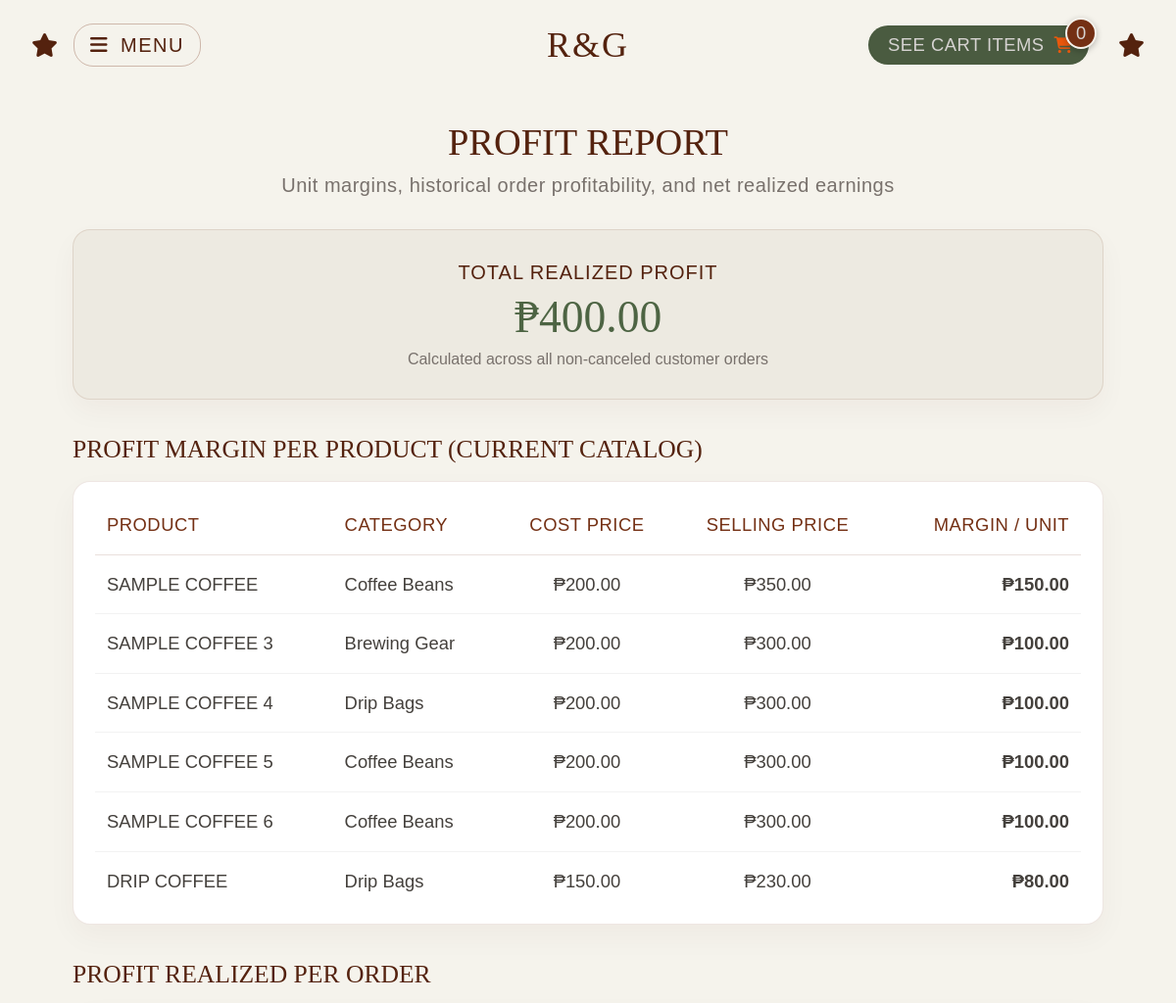
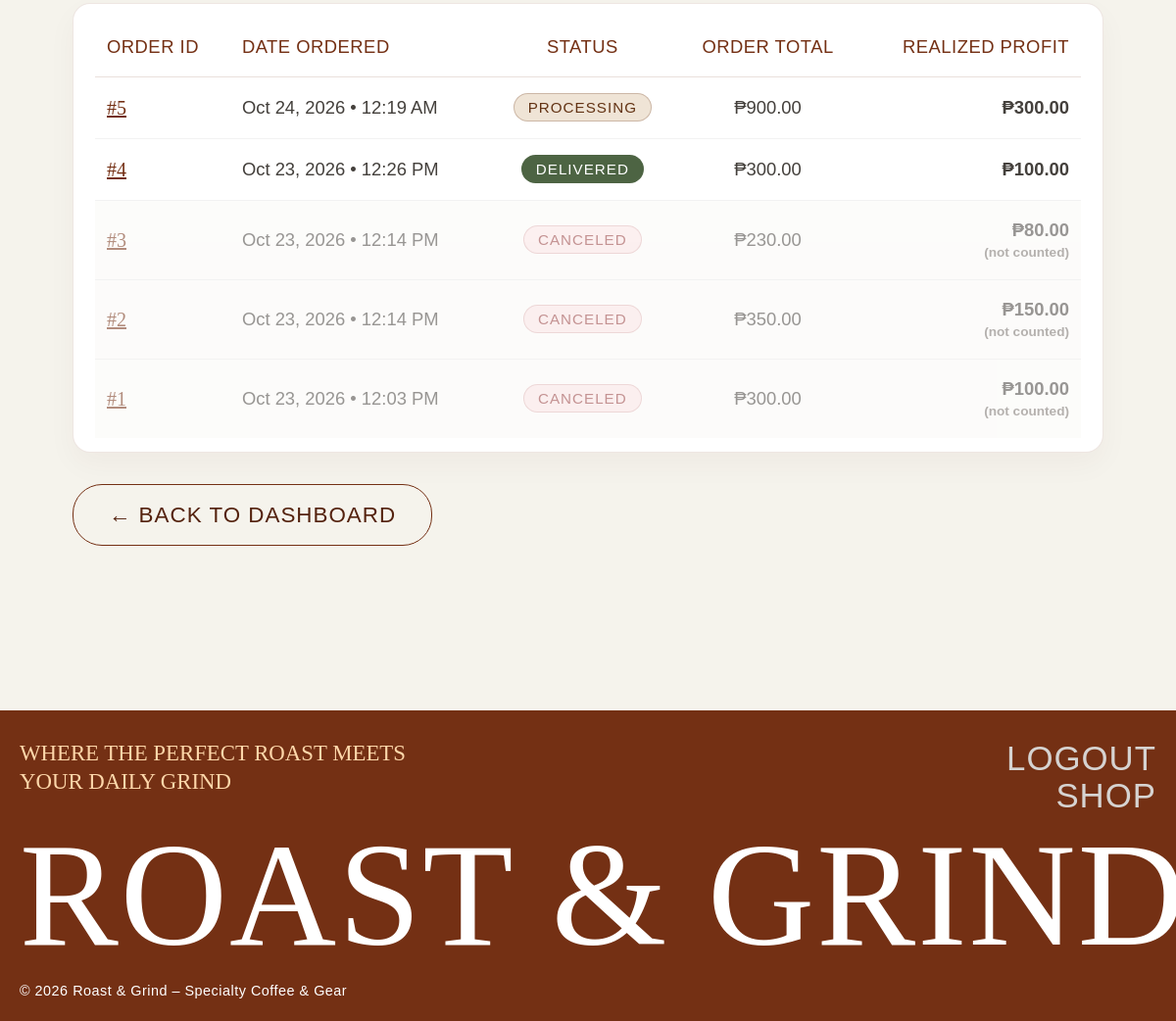
Screenshot of /admin/profit.php (signed in) with the database file from the repository (2 pictures, top to bottom).
### tables this page shows
CREATE TABLE `item` (
  `item_id` int(11) NOT NULL,
  `item_name` varchar(150) NOT NULL,
  `description` text NOT NULL,
  `origin` varchar(100) NOT NULL DEFAULT 'N/A',
  `category` varchar(50) NOT NULL,
  `cost_price` decimal(10,2) NOT NULL,
  `sell_price` decimal(10,2) NOT NULL,
  `img_path` varchar(255) NOT NULL DEFAULT 'default_coffee.jpg'
);

CREATE TABLE `order_items` (
  `order_item_id` int(11) NOT NULL,
  `order_id` int(11) NOT NULL,
  `item_id` int(11) DEFAULT NULL,
  `item_name` varchar(150) NOT NULL,
  `unit_price` decimal(10,2) NOT NULL,
  `unit_cost` decimal(10,2) NOT NULL,
  `quantity` int(11) NOT NULL
);

CREATE TABLE `orders` (
  `order_id` int(11) NOT NULL,
  `user_id` int(11) NOT NULL,
  `order_date` timestamp NOT NULL DEFAULT current_timestamp(),
  `payment_method` varchar(30) NOT NULL,
  `status` enum('Pending','Processing','Shipped','Delivered','Canceled') NOT NULL DEFAULT 'Pending'
);

### admin/profit.php (the view, shortened to what this page needs)
<?php
require_once "../includes/admin_check.php";
require_once "../includes/config.php";
function peso($n)
{
    return ($n < 0 ? '-' : '') . '₱' . number_format(abs($n), 2);
}
$result   = mysqli_query($conn, "SELECT item_name, category, cost_price, sell_price FROM item");
$products = [];
while ($p = mysqli_fetch_assoc($result)) {
    $p['profit'] = $p['sell_price'] - $p['cost_price'];
    $products[]  = $p;
}
usort($products, function ($a, $b) {
    return [$b['profit'], $a['item_name']] <=> [$a['profit'], $b['item_name']];
});
$result = mysqli_query($conn,
    "SELECT o.order_id, o.order_date, o.status,
            oi.unit_price, oi.unit_cost, oi.quantity
     FROM orders o
     LEFT JOIN order_items oi ON oi.order_id = o.order_id
     ORDER BY o.order_date DESC, o.order_id DESC, oi.order_item_id ASC");
$by_order = [];
while ($r = mysqli_fetch_assoc($result)) {
    $id = $r['order_id'];
    if (!isset($by_order[$id])) {
        $by_order[$id] = [
            'order_id'     => $id,
            'order_date'   => $r['order_date'],
            'status'       => $r['status'],
            'total'        => 0,
            'profit'       => 0
        ];
    }
    if ($r['quantity'] !== null) {
        $by_order[$id]['total'] += $r['unit_price'] * $r['quantity'];
        $by_order[$id]['profit']       += ($r['unit_price'] - $r['unit_cost']) * $r['quantity'];
    }
}
$rows = array_values($by_order);
$total_profit = 0;
foreach ($rows as $o) {
    if ($o['status'] !== 'Canceled') {
        $total_profit += (float) $o['profit'];
    }
}
require_once "../includes/header.php";
?>
<div class="profit-wrapper">
    <h1 class="profit-title">Profit Report</h1>
    <p class="profit-subtitle">Unit margins, historical order profitability, and net realized earnings</p>
    <div class="profit-kpi-card">
        <div class="profit-kpi-label">Total Realized Profit</div>
        <div class="profit-kpi-val <?= $total_profit < 0 ? 'negative' : ''; ?>">
            <?= peso($total_profit); ?>
        </div>
        <div class="profit-kpi-note">Calculated across all non-canceled customer orders</div>
    </div>
    <h3 class="profit-section-header">Profit Margin per Product (Current Catalog)</h3>
    <div class="profit-table-box">
        <table class="profit-table">
            <thead>
                <tr>
                    <th class="text-start">Product</th>
                    <th class="text-start">Category</th>
                    <th class="text-center">Cost Price</th>
                    <th class="text-center">Selling Price</th>
                    <th class="text-end">Margin / Unit</th>
                </tr>
            </thead>
            <tbody>
                <?php foreach ($products as $p): ?>
                    <tr>
                        <td class="profit-item-title"><?= htmlspecialchars($p['item_name']); ?></td>
                        <td><?= htmlspecialchars($p['category']); ?></td>
                        <td class="text-center"><?= peso($p['cost_price']); ?></td>
                        <td class="text-center"><?= peso($p['sell_price']); ?></td>
                        <td class="text-end <?= $p['profit'] < 0 ? 'profit-val-negative' : 'profit-val-positive'; ?>">
                            <?= peso($p['profit']); ?>
                        </td>
                    </tr>
                <?php endforeach; ?>
            </tbody>
        </table>
    </div>
    <h3 class="profit-section-header">Profit Realized per Order</h3>
    <div class="profit-table-box">
        <table class="profit-table">
            <thead>
                <tr>
                    <th class="text-start">Order ID</th>
                    <th class="text-start">Date Ordered</th>
                    <th class="text-center">Status</th>
                    <th class="text-center">Order Total</th>
                    <th class="text-end">Realized Profit</th>
                </tr>
            </thead>
            <tbody>
                <?php foreach ($rows as $o):
                    $canceled = ($o['status'] === 'Canceled');
                ?>
                    <tr class="<?= $canceled ? 'row-canceled' : ''; ?>">
                        <td>
                            <a href="order_view.php?id=<?= $o['order_id']; ?>" class="profit-order-link">
                                #<?= $o['order_id']; ?>
                            </a>
                        </td>
                        <td><?= date('M j, Y • g:i A', strtotime($o['order_date'])); ?></td>
                        <td class="text-center">
                            <?= statusBadge($o['status']); ?>
                        </td>
                        <td class="text-center"><?= peso($o['total']); ?></td>
                        <td class="text-end <?= (!$canceled && $o['profit'] < 0) ? 'profit-val-negative' : 'profit-val-positive'; ?>">
                            <?= peso($o['profit']); ?>
                            <?php if ($canceled): ?>
                                <small style="display:block; color:#78716C; font-size:0.85rem;">(not counted)</small>
                            <?php endif; ?>
                        </td>
                    </tr>
                <?php endforeach; ?>
            </tbody>
        </table>
    </div>
    <div>
        <a href="dashboard.php" class="dashboard-btn-outline">
            &larr; Back to Dashboard
        </a>
    </div>
</div>
<?php require_once "../includes/footer.php"; ?>

### includes/admin_check.php (shortened to what this page needs)
<?php
function statusBadge($status)
{
    $colors = [
        'Pending'    => 'secondary',
        'Processing' => 'primary',
        'Shipped'    => 'info',
        'Delivered'  => 'success',
        'Canceled'   => 'danger'
    ];
    $color = $colors[$status] ?? 'dark';
    return '<span class="badge text-bg-' . $color . '">' . htmlspecialchars($status) . '</span>';
}

### rows the page displays
item: item_name "SAMPLE COFFEE", category "Coffee Beans", cost_price "₱200.00", sell_price "₱350.00", profit "₱150.00"
item: item_name "SAMPLE COFFEE 3", category "Brewing Gear", cost_price "₱200.00", sell_price "₱300.00", profit "₱100.00"
item: item_name "SAMPLE COFFEE 4", category "Drip Bags", cost_price "₱200.00", sell_price "₱300.00", profit "₱100.00"
item: item_name "SAMPLE COFFEE 5", category "Coffee Beans", cost_price "₱200.00", sell_price "₱300.00", profit "₱100.00"
item: item_name "SAMPLE COFFEE 6", category "Coffee Beans", cost_price "₱200.00", sell_price "₱300.00", profit "₱100.00"
item: item_name "DRIP COFFEE", category "Drip Bags", cost_price "₱150.00", sell_price "₱230.00", profit "₱80.00"
order_items: order.order_id "4", order.order_date "Oct 23, 2026 • 12:26 PM", order.status "DELIVERED", total "₱300.00", profit "₱100.00"
order_items: order.order_id "3", order.order_date "Oct 23, 2026 • 12:14 PM", order.status "CANCELED", total "₱230.00", profit "₱80.00", shows "(not counted)"
order_items: order.order_id "2", order.order_date "Oct 23, 2026 • 12:14 PM", order.status "CANCELED", total "₱350.00", profit "₱150.00", shows "(not counted)"
order_items: order.order_id "1", order.order_date "Oct 23, 2026 • 12:03 PM", order.status "CANCELED", total "₱300.00", profit "₱100.00", shows "(not counted)"

### other values shown
$cartCount "0"
peso($total_profit) "₱400.00"
$o['order_id'] "5"
date('M j, Y • g:i A', strtotime($o['order_date'])) "Oct 24, 2026 • 12:19 AM"
peso($o['total']) "₱900.00"
peso($o['profit']) "₱300.00"
